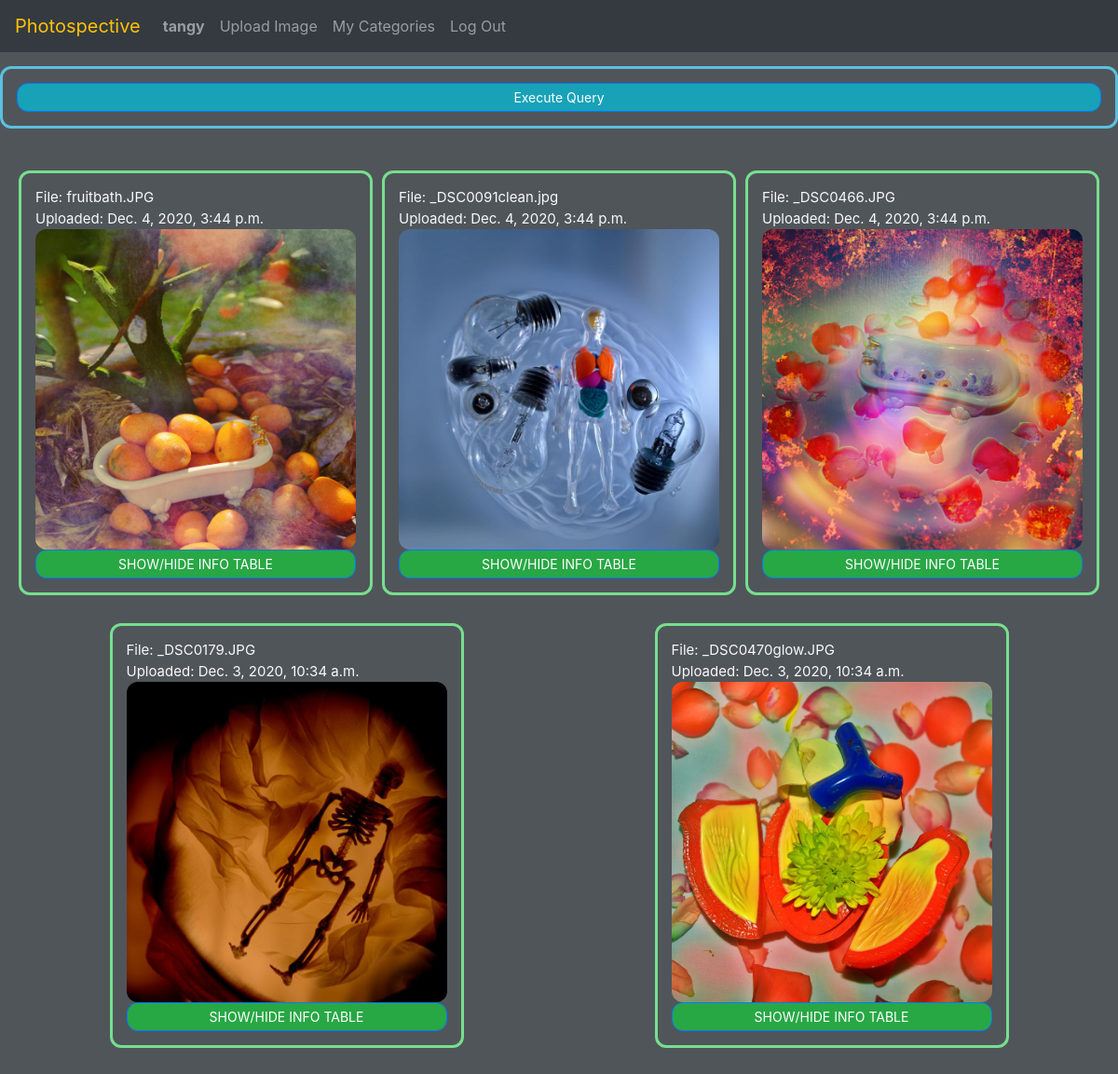
Screenshot of /img/all?t=167 (signed in) with the database file from the repository.
### surfexif/models.py (models this page shows, shortened)
class User(AbstractUser):
    pass

class Image(models.Model):
    uploader = models.ForeignKey('User',
                                 on_delete=models.CASCADE,
                                 related_name='images_uploaded')
    imagepath = models.ImageField(upload_to=user_directory_path)
    timestamp = models.DateTimeField(auto_now_add=True)
    def filename(self):
        return f'{os.path.basename(self.imagepath.name)}'

### surfexif/views.py (the view)
# urls.py: path("img/all", views.tags_intersection_view, name="imgs_w_tags"),
@login_required
def tags_intersection_view(request):
    user_imgs = User.objects.get(id=request.user.id).images_uploaded.all()
    qs_reduced = Image.objects.none()
    for tag_id in request.GET.getlist('t'):
        try:
            tag = get_object(Tag, int(tag_id))
            if tag:
                qset = user_imgs.filter(tags_with_image__id=tag.id)
                if qs_reduced:
                    qs_reduced = qs_reduced.intersection(qset)
                else:
                    qs_reduced = qset
        except:
            continue
    return render_image_list(request, qs_reduced)

### surfexif/models.py (called while the page is built)
    def __str__(self):
        return f'{self.descriptor}'

### surfexif/views.py (called while the page is built)
def get_object(obj_model, obj_id):
    try:
        return obj_model.objects.get(id=obj_id)
    except ObjectDoesNotExist:
        return None

def render_image_list(request, images):
    return render(request, 'surfexif/index.html', {
            'images': images
    })

### surfexif/templates/surfexif/index.html
{% extends "surfexif/gallery.html" %}
{% block body %}
    {% if images %}
    <div class="gallery-container">
        {% for image in images reversed %}
            {% include "surfexif/components/image_blurb.html" with image=image %}
        {% endfor %}
    </div>
    {% else %}
        <h4>No images matching query</h4>
    {% endif %}
{% endblock %}

### surfexif/templates/surfexif/gallery.html
{% extends "surfexif/layout.html" %}
{% block gallerytools %}
    {% include "surfexif/components/tags_bay.html" %}
{% endblock %}

### surfexif/templates/surfexif/layout.html (shortened to what this page needs)
{% load static %}
<!DOCTYPE html>
<html lang="en">
    <head>
        <link rel="stylesheet" href="https://stackpath.bootstrapcdn.com/bootstrap/4.4.1/css/bootstrap.min.css">
        <link href="{% static 'surfexif/styles.css' %}" rel="stylesheet">
    </head>
    <body>
        {% include "surfexif/components/global_navbar.html" with user=user %}
        <div class="body">
            {% block gallerytools %}
            {% endblock %}
            {% block body %}
            {% endblock %}
        </div>
    </body>
</html>

### surfexif/templates/surfexif/components/global_navbar.html (shortened to what this page needs)
<nav class="navbar navbar-expand-lg navbar-dark bg-dark">
    <a class="navbar-brand text-warning" href="{% url 'index' %}">Photospective</a>
    <div class="collapse navbar-collapse" id="navbarSupportedContent">
        <ul class="navbar-nav mr-auto">
            {% if user.is_authenticated %}
            <li class="nav-item">
                <a class="nav-link" href="#"><strong>{{ user.username }}</strong></a>
            </li>
            <li class="nav-item">
                <a class="nav-link" href="{% url 'upload' %}">Upload Image</a>
            </li>
            <li class="nav-item">
                <a class="nav-link" href="{% url 'categories' %}">My Categories</a>
            </li>
            <li class="nav-item logout-btn">
                <a class="nav-link" href="{% url 'logout' %}">Log Out</a>
            </li>
            {% endif %}
        </ul>
        </div>
    </nav>

### surfexif/templates/surfexif/components/tags_bay.html (shortened to what this page needs)
<div class="querybay-container">
    <div>
        <button type="button" id="queryexecute_btn"class="btn btn-primary btn-sm btn-block bg-info">
            Execute Query
        </button>
    </div>
</div>

### surfexif/templates/surfexif/components/image_blurb.html (shortened to what this page needs)
<div class="img_blurb" id="img-blurb-{{image.id}}" data-imageid="{{image.id}}">
    <div>
        <div>File: {{ image.filename }}</div>
        <div>Uploaded: {{ image.timestamp }}</div>
        <div>
            <a href="{% url 'img_profile' image.id %}">
                <img src="{{ image.imagepath.url }}" class="img_thumbnail" data-imageid="{{image.id}}">
            </a>
        </div>
    </div>
    {% if image.tags_with_image.all %}
        <button type="button"
            class="infotable_btn btn btn-primary btn-sm btn-block bg-success"
            id="infotable-btn-{{image.id}}"
            data-imageid="{{image.id}}"
        >
            SHOW/HIDE INFO TABLE
        </button>
    {% else %}
        <div>No EXIF data</div>
    {% endif %}
</div>

### surfexif/static/surfexif/styles.css (style rules this page uses)
:root { --bgdark: #50555a; --white: #f8f9fa; --green: #28a745; --lightgreen: #76df8e; --blue: #5bc0de; --gpad: 15px; --gmarg: 15px; --roundcorner: 12px; }
body { color: var(--white); background-color: var(--bgdark); }
img, .btn, .img_blurb, .querybay-container { border-radius: var(--roundcorner); }
.img_thumbnail { max-width: 100% ; }
.querybay-container, .gallery-container, .img_blurb { padding: var(--gpad); margin: var(--gmarg) auto; }
.querybay-container { max-width: 100%; border-color: var(--blue); }
.querybay-container, .img_blurb { border-style: solid; border-width: 3px; }
.gallery-container { display: flex; flex-wrap: wrap; font-size: 15px; max-width: 100%; }
.img_blurb { max-width: 500px; height: auto ; overflow: hidden; display: flexbox; border-color: var(--lightgreen); }
@media only screen and (min-width: 600px) { .img_blurb { max-width: 380px; } }
a, a:hover { color: var(--white) ; }

### rows the page displays
User: username "tangy"
Image: filename "fruitbath.JPG", timestamp "Dec. 4, 2020, 3:44 p.m.", imagepath (picture)
Image: filename "_DSC0091clean.jpg", timestamp "Dec. 4, 2020, 3:44 p.m.", imagepath (picture)
Image: filename "_DSC0466.JPG", timestamp "Dec. 4, 2020, 3:44 p.m.", imagepath (picture)
Image: filename "_DSC0179.JPG", timestamp "Dec. 3, 2020, 10:34 a.m.", imagepath (picture)
Image: filename "_DSC0470glow.JPG", timestamp "Dec. 3, 2020, 10:34 a.m.", imagepath (picture)
